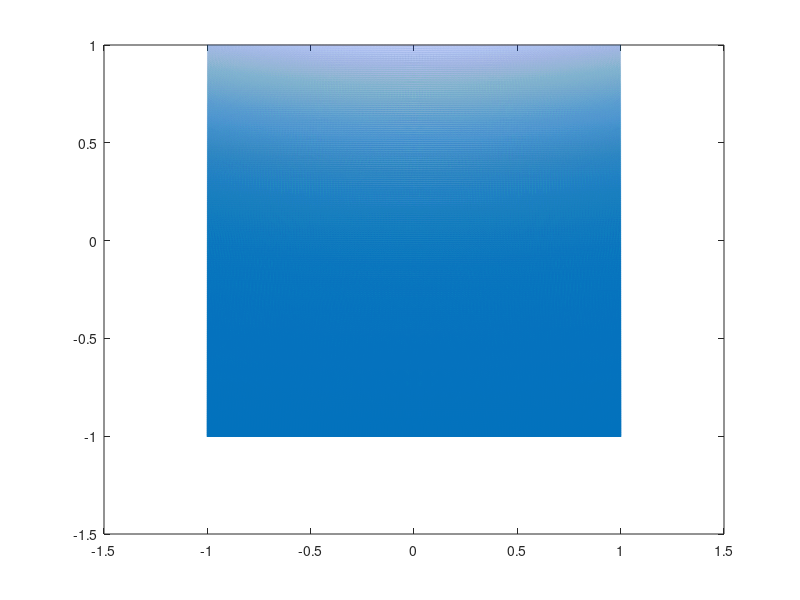

MATLAB code for this plot:


sx = linspace(-1, 1, 1920);
sy = linspace(-1, 1, 990);
[x,y] = meshgrid(sx,sy);
mx = 0;my = 0.8;z0 = 1;
z = mx*x + my*y + z0;

% surf(x,z,y)
% xlabel('x')
% ylabel('z')
% zlabel('y')

tilt = pi/3;
v = 5;
%T = [0;v*cos(tilt);v*sin(tilt)];
T = [0;10;50];
f = 10;

coeff = (1-mx*x-my*y)/(f*z0);
u1 = coeff.*([-f 0]*T(1:2) + x*T(3));
u2 = coeff.*([0 -f]*T(1:2) + y*T(3));

figure
quiver(x,y,u1,u2)
% selectx = 1:100:length(x);
% selectx = 1:100:length();
% quiver(x,y,u1,u2)